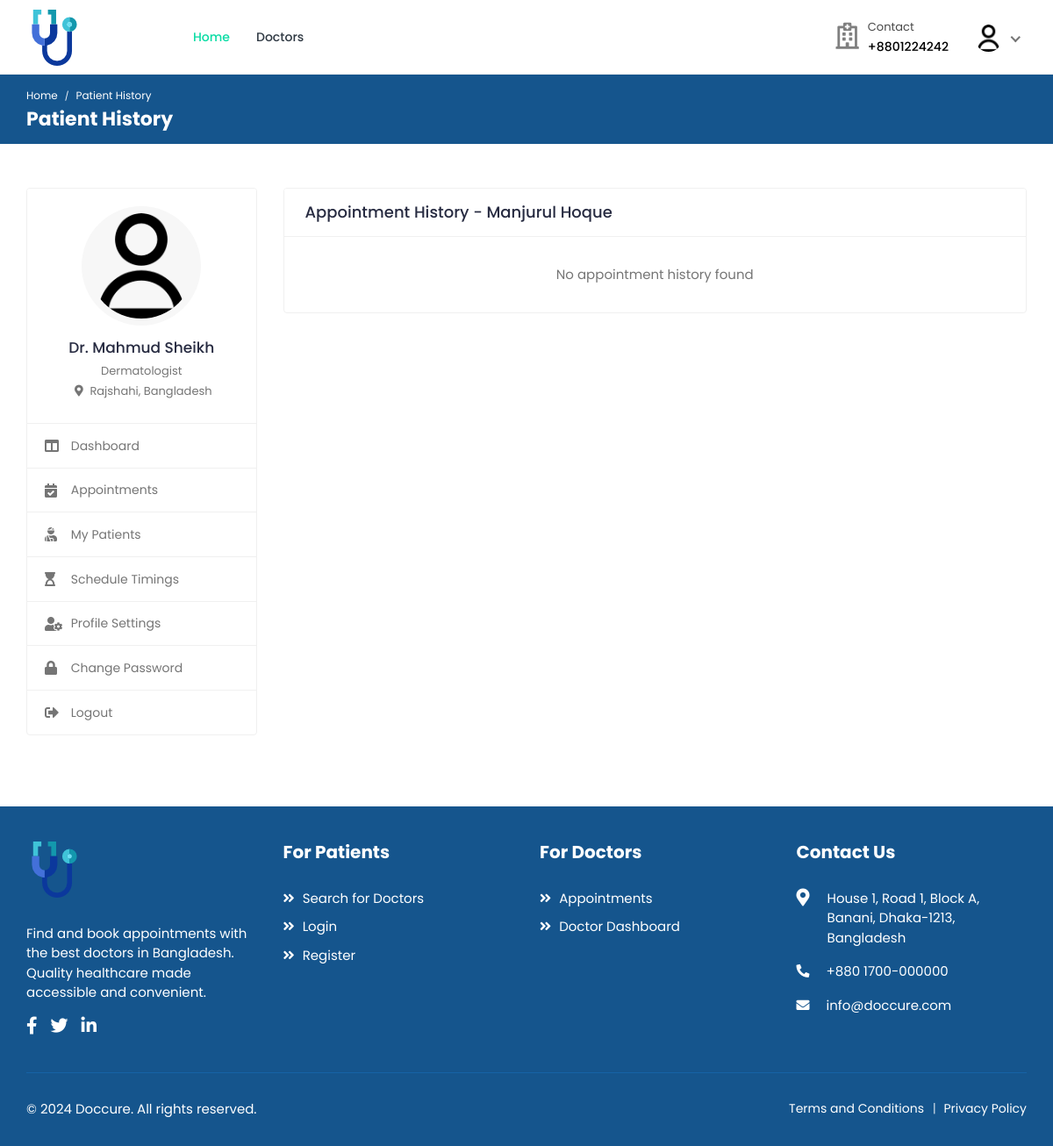
Page /doctors/my-patients/31/history/ (signed in) on the earlier database version.
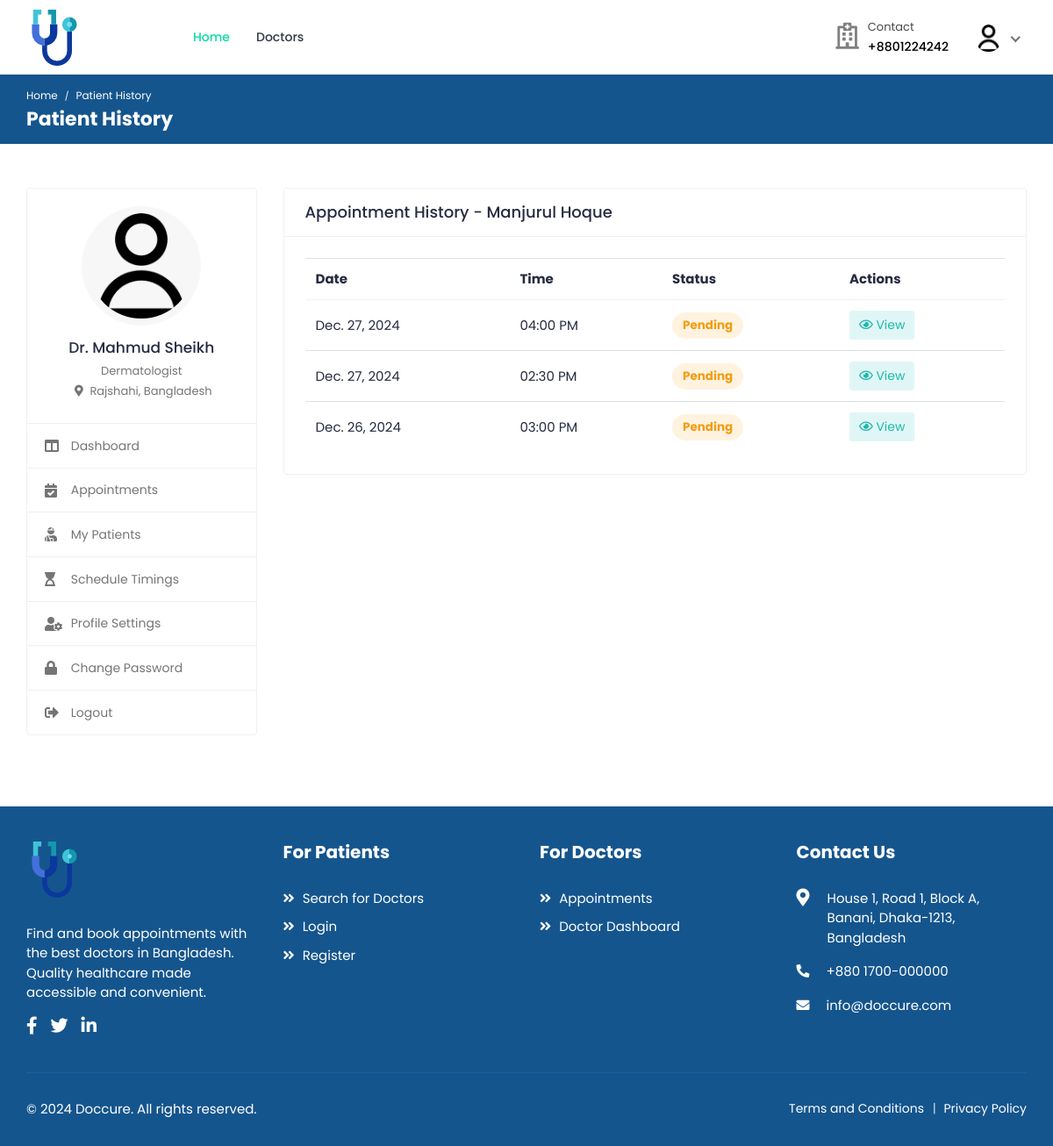
Same page on the later database version.
### bookings/models.py (models this page shows, shortened)
class Booking(models.Model):
    doctor = models.ForeignKey(
        settings.AUTH_USER_MODEL,
        on_delete=models.CASCADE,
        related_name="appointments",
        limit_choices_to={"role": "doctor"},
    )
    patient = models.ForeignKey(
        settings.AUTH_USER_MODEL,
        on_delete=models.CASCADE,
        related_name="patient_appointments",
        limit_choices_to={"role": "patient"},
    )
    appointment_date = models.DateField()
    appointment_time = models.TimeField()
    booking_date = models.DateTimeField(auto_now_add=True)
    status = models.CharField(
        max_length=20,
        choices=[
            ("pending", "Pending"),
            ("confirmed", "Confirmed"),
            ("completed", "Completed"),
            ("cancelled", "Cancelled"),
            ("no_show", "No Show"),
        ],
        default="pending",
    )
    class Meta:
        ordering = ["-appointment_date", "-appointment_time"]
        unique_together = ["doctor", "appointment_date", "appointment_time"]

### doctors/views.py (the view)
class AppointmentHistoryView(DoctorRequiredMixin, ListView):
    model = Booking
    template_name = 'doctors/appointment-history.html'
    context_object_name = 'appointments'
    def get_queryset(self):
        return (
            self.model.objects.select_related('patient', 'patient__profile')
            .filter(
                doctor=self.request.user,
                patient_id=self.kwargs['patient_id']
            )
            .order_by('-appointment_date', '-appointment_time')
        )
    def get_context_data(self, **kwargs):
        context = super().get_context_data(**kwargs)
        context['patient'] = get_object_or_404(
            User.objects.select_related('profile'),
            id=self.kwargs['patient_id'],
            role='patient'
        )
        return context

### accounts/managers.py (called while the page is built)
    def get(self, *args, **kwargs):
        return super().select_related("profile").get(*args, **kwargs)

### accounts/models.py (called while the page is built)
    def get_full_name(self):
        full_name = "%s %s" % (self.first_name, self.last_name)
        return full_name.strip() or self.username

    @property
    def image(self):
        return (
            self.avatar.url
            if self.avatar.storage.exists(self.avatar.name)
            else "{}defaults/user.png".format(settings.MEDIA_URL)
        )

### mixins/custom_mixins.py (called while the page is built)
    def dispatch(self, request, *args, **kwargs):
        if not request.user.is_authenticated:
            return super().dispatch(request, *args, **kwargs)
        if request.user.role != "doctor":
            return self.handle_no_permission()
        return super().dispatch(request, *args, **kwargs)

### templates/doctors/appointment-history.html (shortened to what this page needs)
{% extends 'includes/doctor-sidebar.html' %}
{% load static %}
{% block page_name1 %}Patient History{% endblock %}
{% block page_name2 %}Patient History{% endblock %}
{% block main %}
<div class="row">
    <div class="col-md-12">
        <div class="card">
            <div class="card-header">
                <h4 class="card-title">Appointment History - {{ patient.get_full_name }}</h4>
            </div>
            <div class="card-body">
                <div class="table-responsive">
                    {% if appointments %}
                    <table class="table table-hover table-center mb-0">
                        <thead>
                            <tr>
                                <th>Date</th>
                                <th>Time</th>
                                <th>Status</th>
                                <th>Actions</th>
                            </tr>
                        </thead>
                        <tbody>
                            {% for appointment in appointments %}
                            <tr>
                                <td>{{ appointment.appointment_date }}</td>
                                <td>{{ appointment.appointment_time|time:"h:i A" }}</td>
                                <td>
                                    <span class="badge badge-pill
                                        {% if appointment.status == 'pending' %}bg-warning-light{% endif %}
                                        {% if appointment.status == 'completed' %}bg-info-light{% endif %}">
                                        {{ appointment.status|title }}
                                    </span>
                                </td>
                                <td>
                                    <a href="{% url 'doctors:appointment-detail' appointment.pk %}" class="btn btn-sm bg-info-light">
                                        <i class="far fa-eye"></i> View
                                    </a>
                                </td>
                            </tr>
                            {% endfor %}
                        </tbody>
                    </table>
                    {% else %}
                    <div class="text-center">
                        <p class="text-muted mt-2 mb-2">No appointment history found</p>
                    </div>
                    {% endif %}
                </div>
            </div>
        </div>
    </div>
</div>
{% endblock %}

Differences in the rows shown:
added Booking: appointment_date "Dec. 27, 2024", appointment_time "04:00 PM", status "Pending"
added Booking: appointment_date "Dec. 27, 2024", appointment_time "02:30 PM", status "Pending"
added Booking: appointment_date "Dec. 26, 2024", appointment_time "03:00 PM", status "Pending"
Other differences:
text no longer shown: "No appointment history found"
text now shown: "Date Time Status Actions"
